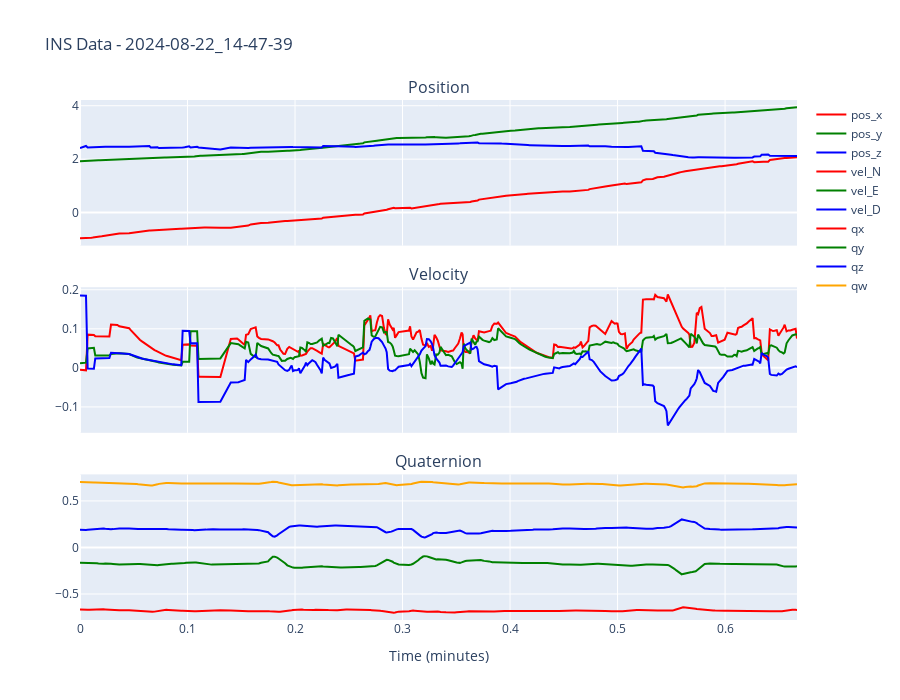

Write notebook code for a chart like this one.
### Code cell
# INS DATA VISUALIZATION — compact
if 'ins' in analyzer.available_sensors:
    ins_variables = ['position', 'velocity', 'quaternion']
    if BAG_SELECTION:
        analyzer.plot_ins_data(BAG_SELECTION, variables=ins_variables, interactive=(PLOT_STYLE == "interactive"))
    else:
        first_bag = analyzer.available_bags[0] if analyzer.available_bags else None
        if first_bag:
            analyzer.plot_ins_data(first_bag, variables=ins_variables, interactive=(PLOT_STYLE == "interactive"))
else:
    print("No INS data available")

### Figure 1 — Plotly figure (JSON) as saved in the notebook; plotly's stock layout.template omitted (floating-point values rounded to 4 significant figures; data arrays with more than 128 entries replaced by an {"elided": "..."} marker saying what was removed)
{"data": [{"line": {"color": "red"}, "name": "pos_x", "type": "scatter", "x": {"elided": "402 float values"}, "xaxis": "x", "y": {"elided": "402 float values"}, "yaxis": "y"}, {"line": {"color": "green"}, "name": "pos_y", "type": "scatter", "x": {"elided": "402 float values"}, "xaxis": "x", "y": {"elided": "402 float values"}, "yaxis": "y"}, {"line": {"color": "blue"}, "name": "pos_z", "type": "scatter", "x": {"elided": "402 float values"}, "xaxis": "x", "y": {"elided": "402 float values"}, "yaxis": "y"}, {"line": {"color": "red"}, "name": "vel_N", "type": "scatter", "x": {"elided": "402 float values"}, "xaxis": "x2", "y": {"elided": "402 float values"}, "yaxis": "y2"}, {"line": {"color": "green"}, "name": "vel_E", "type": "scatter", "x": {"elided": "402 float values"}, "xaxis": "x2", "y": {"elided": "402 float values"}, "yaxis": "y2"}, {"line": {"color": "blue"}, "name": "vel_D", "type": "scatter", "x": {"elided": "402 float values"}, "xaxis": "x2", "y": {"elided": "402 float values"}, "yaxis": "y2"}, {"line": {"color": "red"}, "name": "qx", "type": "scatter", "x": {"elided": "402 float values"}, "xaxis": "x3", "y": {"elided": "402 float values"}, "yaxis": "y3"}, {"line": {"color": "green"}, "name": "qy", "type": "scatter", "x": {"elided": "402 float values"}, "xaxis": "x3", "y": {"elided": "402 float values"}, "yaxis": "y3"}, {"line": {"color": "blue"}, "name": "qz", "type": "scatter", "x": {"elided": "402 float values"}, "xaxis": "x3", "y": {"elided": "402 float values"}, "yaxis": "y3"}, {"line": {"color": "orange"}, "name": "qw", "type": "scatter", "x": {"elided": "402 float values"}, "xaxis": "x3", "y": {"elided": "402 float values"}, "yaxis": "y3"}], "layout": {"annotations": [{"font": {"size": 16}, "showarrow": false, "text": "Position", "x": 0.5, "xanchor": "center", "xref": "paper", "y": 1, "yanchor": "bottom", "yref": "paper"}, {"font": {"size": 16}, "showarrow": false, "text": "Velocity", "x": 0.5, "xanchor": "center", "xref": "paper", "y": 0.64, "yanchor": "bottom", "yref": "paper"}, {"font": {"size": 16}, "showarrow": false, "text": "Quaternion", "x": 0.5, "xanchor": "center", "xref": "paper", "y": 0.28, "yanchor": "bottom", "yref": "paper"}], "height": 700, "hovermode": "x unified", "title": {"text": "INS Data - 2024-08-22_14-47-39"}, "xaxis": {"anchor": "y", "domain": [0, 1], "matches": "x3", "showticklabels": false}, "xaxis2": {"anchor": "y2", "domain": [0, 1], "matches": "x3", "showticklabels": false}, "xaxis3": {"anchor": "y3", "domain": [0, 1], "title": {"text": "Time (minutes)"}}, "yaxis": {"anchor": "x", "domain": [0.72, 1]}, "yaxis2": {"anchor": "x2", "domain": [0.36, 0.64]}, "yaxis3": {"anchor": "x3", "domain": [0, 0.28]}}}
